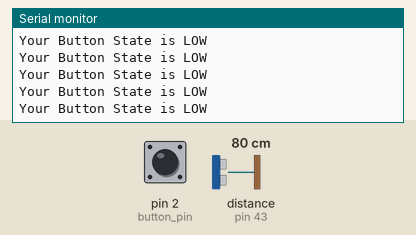
This sketch was run on a simulated Arduino Mega 2560, built with avr-gcc and run on an emulated ATmega2560. Shown: the last lines printed to the serial monitor. Wiring (inferred from the names in the program): ultrasonic range finder: trigger pin 45; echo pin 43. The test bench sets the inputs (shaded band); at power-on: distance to the obstacle (sensor on pin 43) 80 cm, pin 2 (button_pin) LOW. The echo pulse lasts 58.3 µs per cm; no radio packets arrive unless stated.

Above: at 4.2 s.
4.3 s: distance to the obstacle (sensor on pin 43) set to 9 cm
At 5.5 s:
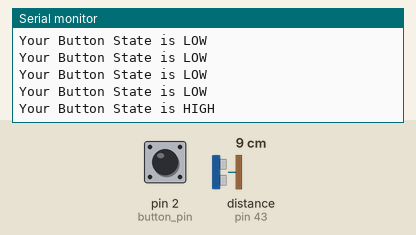
5.8 s: distance to the obstacle (sensor on pin 43) set to 12 cm
At 6.59 s:
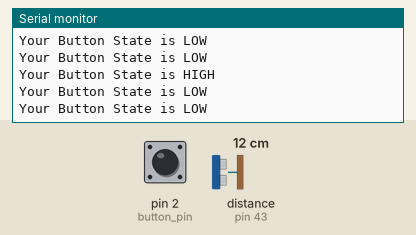

The sketch:

remote_ultrasonic_final3.ino
```cpp
#include <SPI.h>
#include <nRF24L01.h>
#include <RF24.h>
// Include RadioHead Amplitude Shift Keying Library
#include <RH_ASK.h>

// Create Amplitude Shift Keying Object
RH_ASK rf_driver;

//Byte of array representing the address. This is the address where we will send the data. This should be same on the receiving side.
int button_pin = 2;
boolean button_state = 0;

long duration; // variable for the duration of sound wave travel
int distance; // variable for the distance measurement

#define echoPin 43 // attach pin D43 Arduino to back pin Echo of HC-SR04
#define trigPin 45 //attach pin D45 Arduino to back pin Trig of HC-SR04

void setup() {
  // Initialize ASK Object
  rf_driver.init();
  pinMode(button_pin, INPUT);
  pinMode(trigPin, OUTPUT); // Sets the trigPin as an OUTPUT
  pinMode(echoPin, INPUT); // Sets the echoPin as an INPUT
  //  digitalWrite(11,LOW);
  Serial.begin(9600);   //start serial to communicate process
}

void loop()
{
  // Clears the trigPin condition
  digitalWrite(trigPin, LOW);
  delayMicroseconds(2);
  // Sets the trigPin HIGH (ACTIVE) for 10 microseconds
  digitalWrite(trigPin, HIGH);
  delayMicroseconds(10);
  digitalWrite(trigPin, LOW);
  // Reads the echoPin, returns the sound wave travel time in microseconds
  duration = pulseIn(echoPin, HIGH);
  // Calculating the distance
  distance = duration * 0.034 / 2; // Speed of sound wave divided by 2 (go and back)
  // Displays the distance on the Serial Monitor

  button_state = digitalRead(button_pin);
  if (distance < 10)
  {

    const char *msg = "run";
    rf_driver.send((uint8_t *)msg, strlen(msg));
    rf_driver.waitPacketSent();
    Serial.println("Your Button State is HIGH");
    delay(2000);
  }
  else
  {
    //const char text[] = "Your Button State is LOW";
    //radio.write(&text, sizeof(text));                  //Sending the message to receiver
    Serial.println("Your Button State is LOW");

  }
  //radio.write(&button_state, sizeof(button_state));  //Sending the message to receiver

  delay(100);
}
```

Measured:
- the behaviour switches between 10 and 11 cm on distance to the obstacle (sensor on pin 43) (found by bisection; images 1 and 2)
- after the input at 4.3 s, the serial monitor: prints a new line after 0.08 s (image 1)
